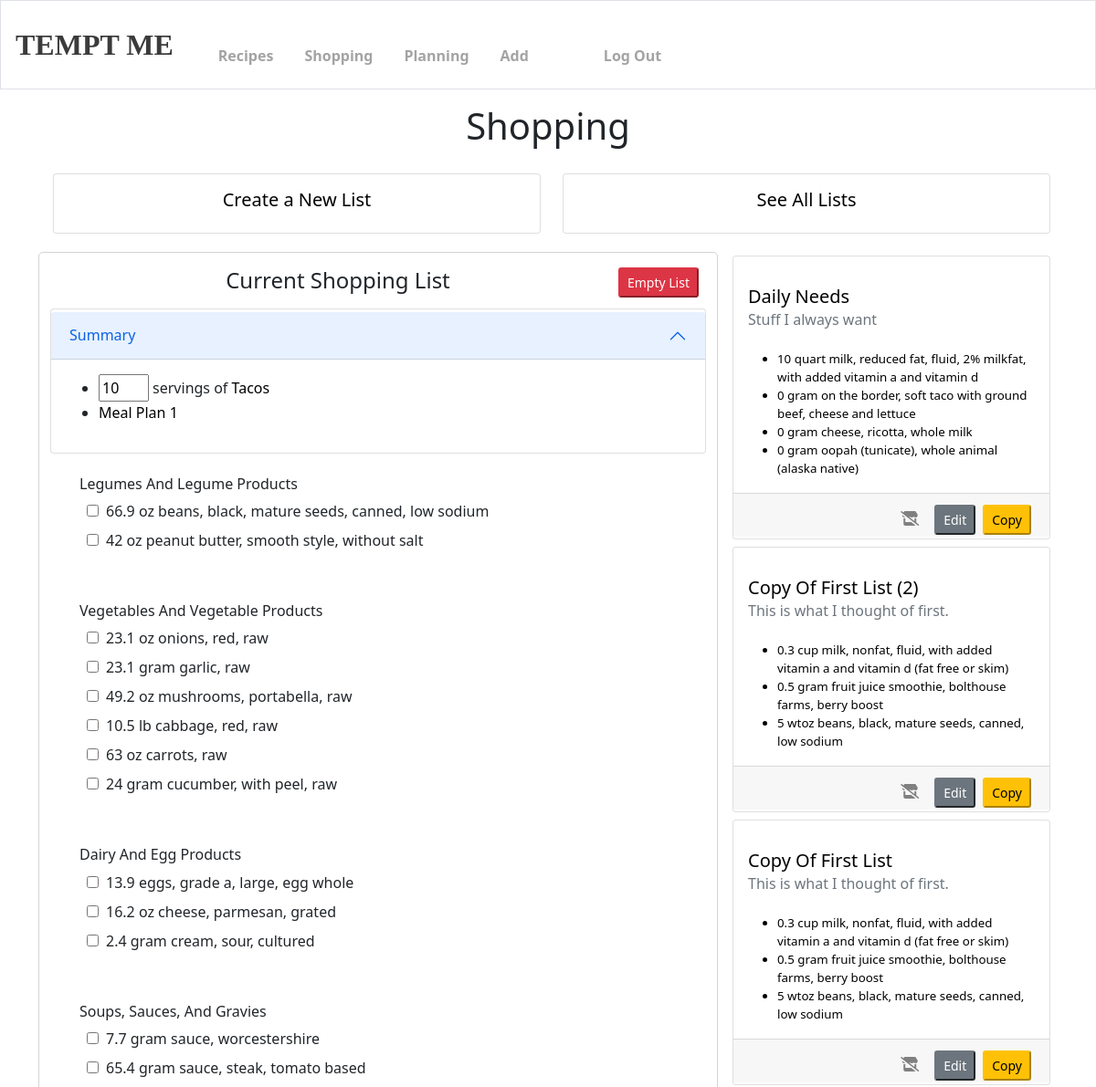
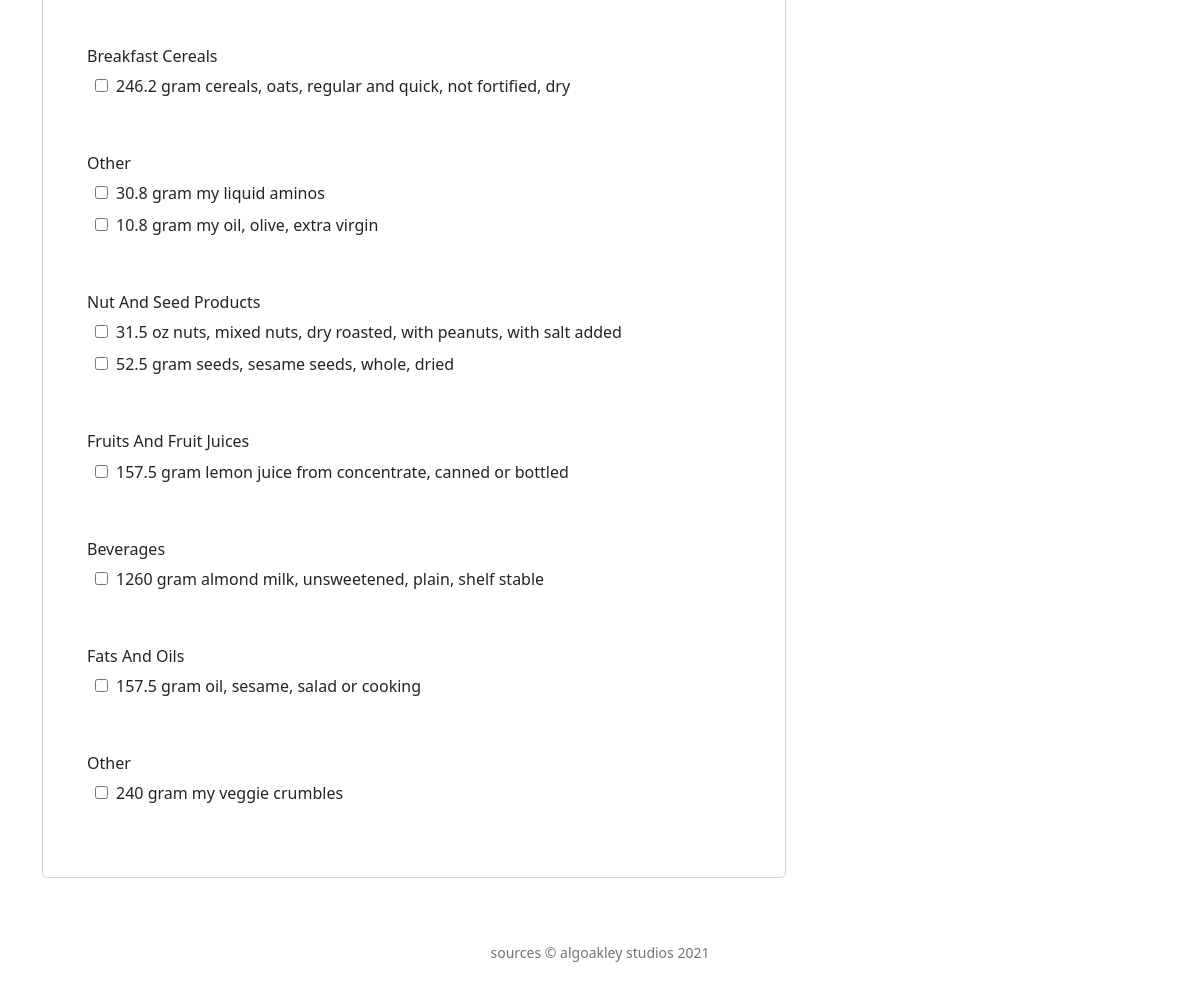
The app's page /recipes/shoppinglist/ (signed in) with its own data (2 pictures, top to bottom).
### recipes/models.py (models this page shows, shortened)
class CommonInfo(models.Model):
    name = models.CharField(max_length = 256)
    description = models.CharField(max_length = 1024, null = True, blank = True)
    user = models.ForeignKey(User, on_delete=models.SET_NULL, null=True, blank=True)
    class Meta:
        abstract = True
    def __str__(self):
        return self.name

class Recipe(CommonInfo):
    prep_time = models.IntegerField(null = True, blank = True)
    cook_time = models.IntegerField(null = True, blank = True)
    servings = models.IntegerField(default = 4)
    photo = models.ImageField(upload_to = "recipes/", null = True, blank = True)
    notes = models.CharField(max_length = 2048, null = True, blank = True)
    author = models.CharField(max_length = 150, default = "Anonymous")
    public = models.BooleanField(default = False)
    personalized = models.BooleanField(default = False)
    snack_or_meal = models.CharField(
        max_length = 10,
        choices = MEAL_CHOICES,
        default = 'MEAL'
    )
    def get_ingquants(self):
        return IngQuant.objects.filter(recipe = self.id)

class MealPlan(models.Model):
    name = models.CharField(max_length = 256)
    user = models.ForeignKey(User, on_delete=models.SET_NULL, null=True, blank=True)
    notes = models.CharField(max_length = 1024, null = True, blank = True)
    start_date = models.DateField(auto_now=False, auto_now_add=False, null=True, blank=True)
    end_date = models.DateField(auto_now=False, auto_now_add=False, null=True, blank=True)
    days = models.IntegerField(default = '7')
    people = models.IntegerField(default = '2')
    def __meal_field():
        return models.BooleanField(default = False)
    breakfast = __meal_field()
    brunch = __meal_field()
    lunch = __meal_field()
    dinner = __meal_field()
    snack = __meal_field()
    dessert = __meal_field()
    other = __meal_field()
    def __str__(self):
        return self.name
    def get_recipe_amounts(self):
        recipe_list = {}
        for pm in self.planned_meals.all():
            for recipe in pm.recipes.all():
                if recipe in recipe_list.keys():
                    recipe_list[recipe] += pm.servings
                else:
                    recipe_list[recipe] = pm.servings
        return recipe_list

class Ingredient(models.Model):
    ingredient = models.CharField(max_length = 256, unique = True)
    user = models.ForeignKey(User, on_delete= models.CASCADE, null=True, blank=True)
    category = models.CharField(
        max_length = 256,
        choices = CATEGORY_CHOICES,
        default = "OTHER"
    )
    typical_serving_size = models.DecimalField(max_digits = 20, decimal_places = 3, null = True, blank = True, default = 0)
    typical_serving_unit = models.CharField(max_length = 50, null = True, blank = True, default = "undefined")
    weight_per_serving = models.DecimalField(max_digits = 20, decimal_places = 3, null = True, blank = True, default = 0)
    def __nutrient_field():
        return models.DecimalField(max_digits = 20, decimal_places = 3, default = 0)
    protein = __nutrient_field()
    fat = __nutrient_field()
    carbs = __nutrient_field()
    calories = __nutrient_field()
    sugar = __nutrient_field()
    fiber = __nutrient_field()
    sodium = __nutrient_field()
    cholesterol = __nutrient_field()
    transfats = __nutrient_field()
    satfats = __nutrient_field()
    monounsatfats = __nutrient_field()
    polyunsatfats = __nutrient_field()
    def __str__(self):
        return self.ingredient

class IngQuant(models.Model):
    ingredient = models.ForeignKey(Ingredient, on_delete = models.CASCADE, related_name = 'ingredients')
    quantity = models.DecimalField(max_digits = 32, decimal_places = 8, default = 0)
    recipe = models.ForeignKey(Recipe, on_delete = models.CASCADE, null = True, blank = True, related_name = 'ingquants')
    shopping_list = models.ForeignKey(ShoppingList, on_delete = models.CASCADE, null = True, blank = True, related_name = 'ingquants')
    meal_plan = models.ForeignKey(MealPlan, on_delete = models.CASCADE, null = True, blank = True, related_name = 'ingquants')
    unit = models.CharField(
        max_length = 13,
        choices = UNIT_CHOICES,
        default = "GRAM"
    )

class ShoppingList(CommonInfo):
    def get_ingquants(self):
        return IngQuant.objects.filter(shopping_list = self.id)

### recipes/views.py (the view)
# urls.py: path('shoppinglist/', views.shopping, name="shopping"),
@login_required
def shopping(request):
    context = get_shopping_context(request)
    return render(request, 'recipes/shopping.html', context)

### recipes/templatetags/recipe_extras.py (called while the page is built)
@register.filter
def get_item(dictionary, key):
    try:
        key = int(key)
    except:
        pass
    return dictionary.get(key)

### recipes/views.py (called while the page is built)
def query_shopping_lists(request):
    shopping_lists = []
    if request.GET.get("q") == None:
        lists = ShoppingList.objects.filter(user = request.user).order_by('-name')
    else:
        lists = ShoppingList.objects.filter(name__icontains=request.GET.get("q"), user = request.user)
    for each in lists:
        ingquants = each.get_ingquants()
        ingredients = []
        for ingquant in ingquants:
            ingredients.append(ingquant)
        shopping_lists.append([each, ingredients])
    return shopping_lists

def get_shopping(list_ingredients):
    shopping = {}
    for ingredient in list_ingredients.keys():
        category = list_ingredients[ingredient][0].ingredient.category
        if category in shopping.keys():
            for value in list_ingredients[ingredient]:
                shopping[category].append(value)
        else:
            if len(list_ingredients[ingredient]) == 1:
                shopping[category] = list_ingredients[ingredient]
            else:
                shopping[category] = [list_ingredients[ingredient][0]]
                additional_values = list_ingredients[ingredient].copy()
                additional_values.remove(list_ingredients[ingredient][0])
                for value in additional_values:
                    shopping[category].append(value)
    return shopping

### recipes/templates/recipes/shopping.html (shortened to what this page needs)
{% extends "base.html" %}
{% block main %}
    <h1 class='txt-align-c'>Shopping</h1>
    <div class='container'>
        <div class='row'>
            <div class='col-sm-6'>
                <a class='undecorated' href="{% url 'recipes:create_recipe' 'shopping' %}">
                    <div class="card m-1 w-100 ">
                        <div class="card-body">
                            <h5 class="card-title txt-align-c">Create a New List</h5>
                        </div>
                    </div>
                </a>
            </div>
            <div class='col-sm-6'>
                <a class='undecorated' href="{% url 'recipes:index_shopping_lists' %}">
                    <div class="card m-1 w-100 ">
                        <div class="card-body">
                            <h5 class="card-title txt-align-c">See All Lists</h5>
                        </div>
                    </div>
                </a>
            </div>
        </div>
        <div class='row'>
            <div id="replaceable-content" class='col outlined'>
                {% include 'recipes/current_shopping_list.html' %}
            </div>
            <div class='col-md-4'>
                {% for shopping_list in shopping_lists %}
                    {% include 'recipes/shopping_list_card.html' %}
                {% endfor %}
            </div>
        </div>
    </div>
{% endblock %}

### recipes/templates/recipes/current_shopping_list.html
{% load recipe_extras %}
{% if not plan_shopping_list %}
    <button class='btn-sm btn-danger float-right my-3 mx-2' id='clear_current_list' onclick='clear_list()'>
        Empty List
    </button>
    <h4 class='txt-align-c m-3'>Current Shopping List</h4>
{% endif %}
{% if shopping %}
    {% if contents %}
    <div class="accordion" id="accordionExample">
        <div class="accordion-item">
            <h2 class="accordion-header" id="headingOne">
                <button class="accordion-button" type="button" data-bs-toggle="collapse" data-bs-target="#collapseOne" aria-expanded="true" aria-controls="collapseOne">
                Summary
                </button>
            </h2>
            <div id="collapseOne" class="accordion-collapse collapse show" aria-labelledby="headingOne" data-bs-parent="#accordionExample">
                <div class="accordion-body">
                    <ul>
                        {% for object in contents %}
                            <li>
                                {% if object.servings %}
                                    {% with object as recipe %}
                                        {% include 'recipes/current_servings.html' %} of
                                    {% endwith %}
                                    <a href='{% url "recipes:detail" object.id %}' class='undecorated'>
                                        {{ object|title }}
                                    </a>
                                {% elif object.days %}
                                    <a href='{% url "recipes:plan_detail" object.id %}' class='undecorated'>
                                        {{ object|title }}
                                    </a>
                                {% else %}
                                    <a href='{% url "recipes:detail_shopping_list" object.id %}' class='undecorated'>
                                        {{ object|title }}
                                    </a>
                                {% endif %}
                            </li>
                        {% endfor %}
                    </ul>
                </div>
            </div>
        </div>
    </div>
    <br>
    {% endif %}
    <ul class="invisible_bullet">
        {% for category in shopping %}
            <li>
                <h6>{{ category|title }}</h6>
                <table>
                    {% for ingquant in shopping|get_item:category %}
                        <tr>
                            <td>
                                <input type="checkbox" name="ing_checkbox">
                            </td>
                            <td>
                                <label for="ing_checkbox">
                                    {{ ingquant.quantity|floatformat }} {{ ingquant.get_unit_display|lower }} {{ ingquant.ingredient }}
                                </label>
                            </td>
                        </tr>
                    {% endfor %}
                </table>
                <br><br>
            </li>
        {% endfor %}
    </ul>
{% else %}
    Nothing to see here! Go add some recipes or ingredients to your shopping lists!
{% endif %}

### recipes/templates/recipes/current_servings.html
<input id='multipler_{{ recipe.id }}' type='number'
    value='{% if recipe.temp_servings %}{{recipe.temp_servings}}{% else %}{{ recipe.servings }}{% endif %}'
    class='num-input' onchange='multiply_servings(this.value, {{ recipe.id }})'> servings

### recipes/templates/recipes/shopping_list_card.html
<div class="card w-100 m-1">
    <a class='undecorated'  href = "{% url 'recipes:detail_shopping_list' shopping_list.0.id %}">
        <div class="card-body">
            <div class='row'>
                <div class='col'>
                    <h5 class="card-title">{{ shopping_list.0.name|title }}</h5>
                    <h6 class="card-subtitle mb-2 text-muted">{{ shopping_list.0.description }}</h6>
                </div>
            </div>
            {% include 'recipes/shopping_list_list.html' %}
        </div>
    </a>
    <div class='card-footer'>
        {% with shopping_list.0.id as list_id %}
            {% include 'recipes/shop_edit_buttons.html' %}
        {% endwith %}
    </div>
</div>

### recipes/templates/recipes/shopping_list_list.html
{% if shopping_list.1 %}
    <div class='row'>
        <div class='col'>
            <ul class="card-text smaller">
                {% for item in shopping_list.1 %}
                    <li>{{ item.quantity|floatformat }} {{ item.unit|lower }} {{ item.ingredient }}</li>
                {% endfor %}
            </ul>
        </div>
    </div>
{% endif %}

### recipes/templates/recipes/shop_edit_buttons.html (shortened to what this page needs)
{% load recipe_extras %}
{% if user.is_authenticated %}
    <div class="btn-group right-align" role="group" aria-label="Shopping List Actions">
        <form id="shop_{{ list_id }}" name="shop" method="POST">
            {% get_status 'shop' 'shopping_list' list_id request as shop_status %}
            {% if shop_status %}
                <button type="submit" name='sub_shop_{{ list_id }}' id='sub_shop_{{ list_id }}' class="btn shop m-1">
                    <i class="fas fa-store" title='Remove from Shopping List' style="color:#006300"></i>
                </button>
            {% else %}
                <button type="submit" name='sub_shop_{{ list_id }}' id='sub_shop_{{ list_id }}' class="btn shop">
                    <i class="fas fa-store-slash" title='Add to Shopping List' style="color:grey"></i>
                </button>
            {% endif %}
        </form>
        {% if edit %}
            <form action="{% url 'recipes:cancel' %}" method='post'>
                {% csrf_token %}
                <input type='hidden' name='next' value='{{request.GET.next}}'>
                <input type='submit' name='cancel' value='Cancel' class='btn-sm btn-dark m-1'>
            </form>
            <form id='delete_recipe_form' action="{% url 'recipes:delete_list' recipe_id %}" method='post'>
                {% csrf_token %}
                <input type='hidden' name='delete_model' id='model' value='shopping_list'>
                <input type='submit' name='delete_list' id="delete_recipe" value='Delete List' class='btn-sm btn-danger m-1'>
            </form>
        {% else %}
            <form name="edit_list" action="{% url 'recipes:update_shopping_list' list_id %}?next={{request.path}}" method="post">
                <input type='submit' value="Edit" class="btn-sm btn-secondary m-1">
            </form>
        {% endif %}
        <button name='copy_list' id='copy_{{ list_id }}' onclick='copy("shopping_list", {{ list_id }})' class='btn-sm btn-warning m-1'>
            Copy
        </button>
    </div>
{% endif %}

### static/styles.css (style rules this page uses)
*, *::before, *::after { box-sizing: border-box; }
.invisible_bullet { list-style-type:none; }
.undecorated { text-decoration: none; color:black; }
.card { display: inline-block; }
.right-align { float:right; }
.float-right { float:right; }
.row { padding-top:1em; }
.num-input { width:6ch; }
td { padding: 0em 0em .5em .5em; }
.smaller { font-size:smaller; }
.txt-align-c { text-align: center; }
.outlined { border: solid lightgray 1px; border-radius: 5px; }
.card-footer { min-height:3em; }

### records on screen
Recipe: servings "10", name "Tacos"
MealPlan: name "Meal Plan 1"
IngQuant: quantity "66.9", unit "oz", ingredient "beans, black, mature seeds, canned, low sodium"
IngQuant: quantity "42", unit "oz", ingredient "peanut butter, smooth style, without salt"
Ingredient: shopping "Vegetables And Vegetable Products"
IngQuant: quantity "23.1", unit "oz", ingredient "onions, red, raw"
IngQuant: quantity "23.1", unit "gram", ingredient "garlic, raw"
IngQuant: quantity "49.2", unit "oz", ingredient "mushrooms, portabella, raw"
IngQuant: quantity "10.5", unit "lb", ingredient "cabbage, red, raw"
IngQuant: quantity "63", unit "oz", ingredient "carrots, raw"
IngQuant: quantity "24", unit "gram", ingredient "cucumber, with peel, raw"
Ingredient: shopping "Dairy And Egg Products"
IngQuant: quantity "13.9", ingredient "eggs, grade a, large, egg whole"
IngQuant: quantity "16.2", unit "oz", ingredient "cheese, parmesan, grated"
IngQuant: quantity "2.4", unit "gram", ingredient "cream, sour, cultured"
IngQuant: quantity "7.7", unit "gram", ingredient "sauce, worcestershire"
IngQuant: quantity "65.4", unit "gram", ingredient "sauce, steak, tomato based"
IngQuant: quantity "246.2", unit "gram", ingredient "cereals, oats, regular and quick, not fortified, dry"
IngQuant: quantity "30.8", unit "gram", ingredient "my liquid aminos"
IngQuant: quantity "10.8", unit "gram", ingredient "my oil, olive, extra virgin"
Ingredient: shopping "Nut And Seed Products"
IngQuant: quantity "31.5", unit "oz", ingredient "nuts, mixed nuts, dry roasted, with peanuts, with salt added"
IngQuant: quantity "52.5", unit "gram", ingredient "seeds, sesame seeds, whole, dried"
Ingredient: shopping "Fruits And Fruit Juices"
IngQuant: quantity "157.5", unit "gram", ingredient "lemon juice from concentrate, canned or bottled"
Ingredient: shopping "Beverages"
IngQuant: quantity "1260", unit "gram", ingredient "almond milk, unsweetened, plain, shelf stable"
Ingredient: shopping "Fats And Oils"
IngQuant: quantity "157.5", unit "gram", ingredient "oil, sesame, salad or cooking"
IngQuant: quantity "240", unit "gram", ingredient "my veggie crumbles"
ShoppingList: name "Daily Needs", description "Stuff I always want"
IngQuant: quantity "10", unit "quart", ingredient "milk, reduced fat, fluid, 2% milkfat, with added vitamin a and vitamin d"
IngQuant: quantity "0", unit "gram", ingredient "on the border, soft taco with ground beef, cheese and lettuce"
IngQuant: quantity "0", unit "gram", ingredient "cheese, ricotta, whole milk"
IngQuant: quantity "0", unit "gram", ingredient "oopah (tunicate), whole animal (alaska native)"
ShoppingList: name "Copy Of First List (2)", description "This is what I thought of first."
IngQuant: quantity "0.3", unit "cup", ingredient "milk, nonfat, fluid, with added vitamin a and vitamin d (fat free or skim)"
IngQuant: quantity "0.5", unit "gram", ingredient "fruit juice smoothie, bolthouse farms, berry boost"
IngQuant: quantity "5", unit "wtoz", ingredient "beans, black, mature seeds, canned, low sodium"
ShoppingList: name "Copy Of First List", description "This is what I thought of first."
IngQuant: quantity "0.3", unit "cup", ingredient "milk, nonfat, fluid, with added vitamin a and vitamin d (fat free or skim)"
IngQuant: quantity "0.5", unit "gram", ingredient "fruit juice smoothie, bolthouse farms, berry boost"
IngQuant: quantity "5", unit "wtoz", ingredient "beans, black, mature seeds, canned, low sodium"
